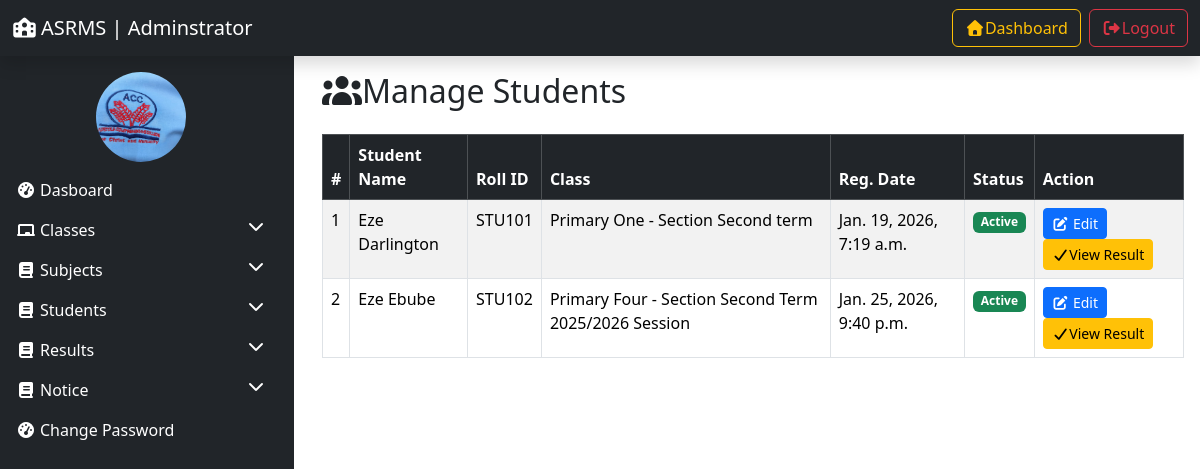
Page /manage_student/ (signed in) on the earlier database version.
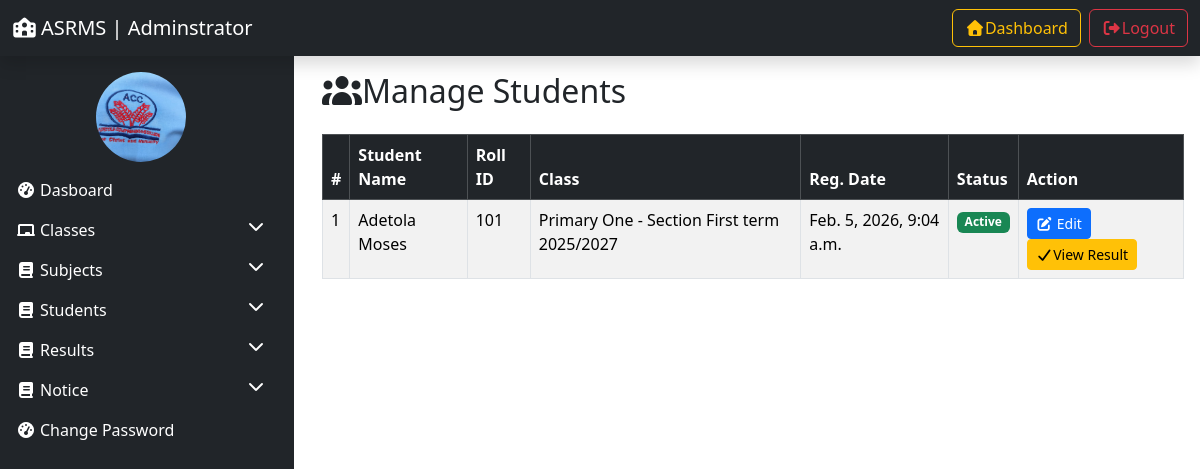
Same page on the later database version.
### resultManager/models.py (models this page shows, shortened)
class Student(models.Model):
    GENDER_CHOICES = (
        ('Male', 'Male'),
        ('Female', 'Female'),
    )
    name = models.CharField(max_length=100)
    roll_id = models.CharField(max_length=30)
    email = models.EmailField(max_length=100)
    gender = models.CharField(max_length=10,choices=GENDER_CHOICES)
    dob = models.CharField(max_length=50)
    student_class = models.ForeignKey(Class, on_delete=models.SET_NULL, null=True)
    reg_date = models.DateTimeField(auto_now_add=True)
    updation_date = models.DateTimeField(auto_now=True)
    status = models.IntegerField(default=1)

class Class(models.Model):
    class_name = models.CharField(max_length=100)
    section = models.CharField(max_length=20)
    creation_date = models.DateTimeField(auto_now_add=True)
    updation_date = models.DateTimeField(auto_now=True)

### resultManager/views.py (the view)
# urls.py: path('manage_student/',manage_student, name='manage_student'),
@login_required(login_url='admin_login')
def manage_student(request):
    students= Student.objects.all()
    return render(request, 'manage_student.html', locals())

### resultManager/templates/manage_student.html (shortened to what this page needs)
{% extends 'admin_base.html' %} {% load static %} {% block content %}
<div class="container">
  <h2 class="mb-4"><i class="fas fa-users"></i>Manage Students</h2>
  <table class="table table-striped table-bordered">
    <thead class="table-dark">
      <tr>
        <th scope="col">#</th>
        <th scope="col">Student Name</th>
        <th scope="col">Roll ID</th>
        <th scope="col">Class</th>
        <th scope="col">Reg. Date</th>
        <th scope="col">Status</th>
        <th scope="col">Action</th>
      </tr>
    </thead>
    <tbody>
      {% for student in students %}
      <tr>
        <td scope="col">{{forloop.counter}}</td>
        <td scope="col">{{student.name}}</td>
        <td scope="col">{{student.roll_id}}</td>
        <td scope="col">
          {{student.student_class.class_name}} - Section
          {{student.student_class.section}}
        </td>
        <td scope="col">{{student.reg_date}}</td>
        <td scope="col">
          {% if student.status == 1 %}
          <span class="badge bg-success">Active</span>
          {% else %}
          <span class="badge bg-danger">Inactive</span>
          {% endif %}
        </td>
        <td scope="col">
          <a
            href="{% url 'edit_student' student.id %}"
            class="btn btn-sm btn-primary"
            ><i class="fas fa-edit"></i>
            Edit
          </a>
          <a
            href="{% url 'admin_view_result' student.id %}"
            class="btn btn-sm btn-warning me-1"
            ><i class="fas fa-check"></i>View Result</a
          >
        </td>
      </tr>
      {% empty %}
      <tr>
        <td colspan="8" class="text-center">No Student found.</td>
        {% endfor %}
    </tbody>
  </table>
</div>
{% endblock %}

Differences in the rows shown:
removed Student: name "Eze Darlington", roll_id "STU101", student_class.class_name "Primary One", student_class.section "Second term", reg_date "Jan. 19, 2026, 7:19 a.m.", status "Active"
removed Student: name "Eze Ebube", roll_id "STU102", student_class.class_name "Primary Four", student_class.section "Second Term 2025/2026 Session", reg_date "Jan. 25, 2026, 9:40 p.m.", status "Active"
added Student: name "Adetola Moses", roll_id "101", student_class.class_name "Primary One", student_class.section "First term 2025/2027", reg_date "Feb. 5, 2026, 9:04 a.m.", status "Active"
